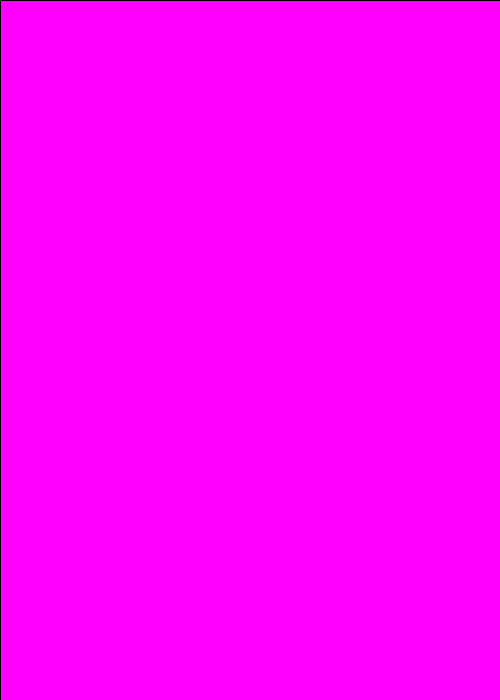
Frame 1 (no input)
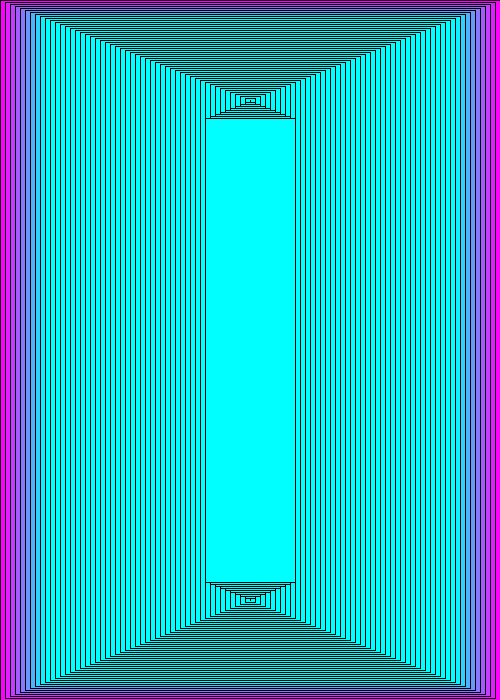
Frame 60 (the mouse pressed at the canvas centre just before this capture)
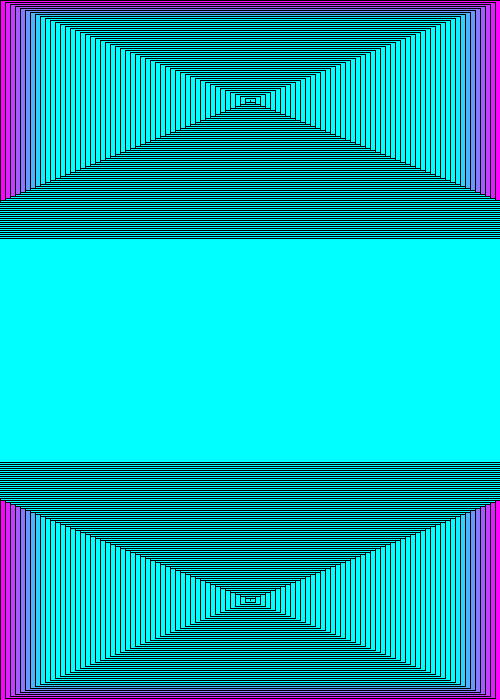
Frame 120 (the mouse held since frame 60 and released just before this capture)

The Processing sketch that drew these frames (run headless with seeded random() and noise(); from frame 60 on, the mouse is pressed at the canvas centre):

// Processing sketch: Setting_Up_a_Basic_Sketch
// ── Setting_Up_a_Basic_Sketch.pde



void setup()// is called at the start of the app 
{
  
  size(500, 700);
  rectMode(CENTER);
  
} 
int sizeToReduce = 0; 
int colourShift = 0; 
void draw()// is called every frame 
{
  fill(255 - colourShift, colourShift, 255); 
  rect(250,350,500 - sizeToReduce,700 - (sizeToReduce * 0.4f));
  if(sizeToReduce < 1750)
  {
    sizeToReduce = sizeToReduce + 10; 
  }
  colourShift = colourShift + 30; 
} 
